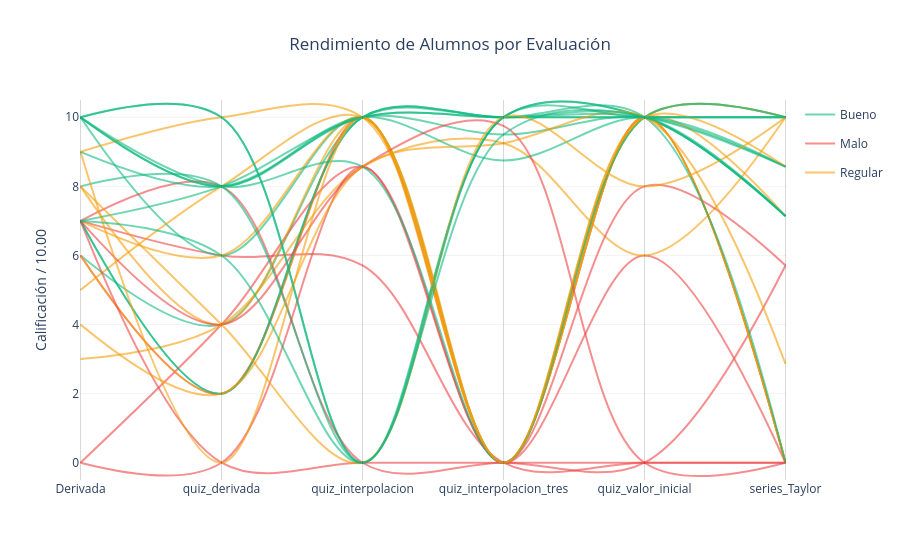

Here is the notebook cell this chart was saved with:
### Code cell
def clasificar_alumno(valor):
    if valor >= 7.0:
        return 'Bueno', '#10b981'  
    elif valor >= 5.0:
        return 'Regular', '#f59e0b'
    else:
        return 'Malo', '#ef4444'  

df_final[['Clasificacion', 'Color']] = df_final.apply(lambda row: pd.Series(clasificar_alumno(row['Promedio'])), axis=1)

fig1 = go.Figure()

leyendas_agregadas = {'Bueno': False, 'Regular': False, 'Malo': False}

for index, row in df_final.iterrows():
    categoria_actual = row['Clasificacion']
    
    mostrar_leyenda = not leyendas_agregadas[categoria_actual]
    if mostrar_leyenda:
        leyendas_agregadas[categoria_actual] = True

    fig1.add_trace(go.Scatter(
        x=categorias_tests,
        y=row[categorias_tests],
        mode='lines',
        line=dict(color=row['Color'], width=2, shape='spline'),
        opacity=0.6,
        name=categoria_actual, 
        legendgroup=categoria_actual, 
        showlegend=mostrar_leyenda,
        text=[f"<b>{row['Nombre Completo']}</b><br>Promedio: {row['Promedio']:.2f}<br>Clasificación: {row['Clasificacion']}"] * len(categorias_tests),
        hovertemplate="%{text}<br>%{x}: %{y:.2f}<extra></extra>"
    ))

for cat in categorias_tests:
    fig1.add_vline(x=cat, line_width=1, line_dash="solid", line_color="black", opacity=0.15)

fig1.update_layout(
    title='Rendimiento de Alumnos por Evaluación',
    title_x=0.5,
    yaxis=dict(
        title='Calificación / 10.00',
        range=[-0.5, 10.5], 
        gridcolor='rgba(200, 200, 200, 0.2)'
    ),
    plot_bgcolor='white',
    hovermode='closest'
)

fig1.show()

### Figure 1 — Plotly figure (JSON) as saved in the notebook; plotly's stock layout.template omitted (floating-point values rounded to 4 significant figures)
{"data": [{"hovertemplate": "%{text}<br>%{x}: %{y:.2f}<extra></extra>", "legendgroup": "Bueno", "line": {"color": "#10b981", "shape": "spline", "width": 2}, "mode": "lines", "name": "Bueno", "opacity": 0.6, "showlegend": true, "text": ["<b>SANDRA VIANEY ANTONIO ANTONIO</b><br>Promedio: 8.33<br>Clasificación: Bueno", "<b>SANDRA VIANEY ANTONIO ANTONIO</b><br>Promedio: 8.33<br>Clasificación: Bueno", "<b>SANDRA VIANEY ANTONIO ANTONIO</b><br>Promedio: 8.33<br>Clasificación: Bueno", "<b>SANDRA VIANEY ANTONIO ANTONIO</b><br>Promedio: 8.33<br>Clasificación: Bueno", "<b>SANDRA VIANEY ANTONIO ANTONIO</b><br>Promedio: 8.33<br>Clasificación: Bueno", "<b>SANDRA VIANEY ANTONIO ANTONIO</b><br>Promedio: 8.33<br>Clasificación: Bueno"], "type": "scatter", "x": ["Derivada", "quiz_derivada", "quiz_interpolacion", "quiz_interpolacion_tres", "quiz_valor_inicial", "series_Taylor"], "y": [6, 4, 10, 10, 10, 10]}, {"hovertemplate": "%{text}<br>%{x}: %{y:.2f}<extra></extra>", "legendgroup": "Bueno", "line": {"color": "#10b981", "shape": "spline", "width": 2}, "mode": "lines", "name": "Bueno", "opacity": 0.6, "showlegend": false, "text": ["<b>DANIELA ARANA LARA</b><br>Promedio: 7.86<br>Clasificación: Bueno", "<b>DANIELA ARANA LARA</b><br>Promedio: 7.86<br>Clasificación: Bueno", "<b>DANIELA ARANA LARA</b><br>Promedio: 7.86<br>Clasificación: Bueno", "<b>DANIELA ARANA LARA</b><br>Promedio: 7.86<br>Clasificación: Bueno", "<b>DANIELA ARANA LARA</b><br>Promedio: 7.86<br>Clasificación: Bueno", "<b>DANIELA ARANA LARA</b><br>Promedio: 7.86<br>Clasificación: Bueno"], "type": "scatter", "x": ["Derivada", "quiz_derivada", "quiz_interpolacion", "quiz_interpolacion_tres", "quiz_valor_inicial", "series_Taylor"], "y": [10, 10, 0, 10, 10, 7.14]}, {"hovertemplate": "%{text}<br>%{x}: %{y:.2f}<extra></extra>", "legendgroup": "Bueno", "line": {"color": "#10b981", "shape": "spline", "width": 2}, "mode": "lines", "name": "Bueno", "opacity": 0.6, "showlegend": false, "text": ["<b>GUADALUPE VIANEY CAMACHO CARBAJAL</b><br>Promedio: 9.35<br>Clasificación: Bueno", "<b>GUADALUPE VIANEY CAMACHO CARBAJAL</b><br>Promedio: 9.35<br>Clasificación: Bueno", "<b>GUADALUPE VIANEY CAMACHO CARBAJAL</b><br>Promedio: 9.35<br>Clasificación: Bueno", "<b>GUADALUPE VIANEY CAMACHO CARBAJAL</b><br>Promedio: 9.35<br>Clasificación: Bueno", "<b>GUADALUPE VIANEY CAMACHO CARBAJAL</b><br>Promedio: 9.35<br>Clasificación: Bueno", "<b>GUADALUPE VIANEY CAMACHO CARBAJAL</b><br>Promedio: 9.35<br>Clasificación: Bueno"], "type": "scatter", "x": ["Derivada", "quiz_derivada", "quiz_interpolacion", "quiz_interpolacion_tres", "quiz_valor_inicial", "series_Taylor"], "y": [10, 8, 10, 9.5, 10, 8.57]}, {"hovertemplate": "%{text}<br>%{x}: %{y:.2f}<extra></extra>", "legendgroup": "Malo", "line": {"color": "#ef4444", "shape": "spline", "width": 2}, "mode": "lines", "name": "Malo", "opacity": 0.6, "showlegend": true, "text": ["<b>VALERIA CARMONA RODRIGUEZ</b><br>Promedio: 3.12<br>Clasificación: Malo", "<b>VALERIA CARMONA RODRIGUEZ</b><br>Promedio: 3.12<br>Clasificación: Malo", "<b>VALERIA CARMONA RODRIGUEZ</b><br>Promedio: 3.12<br>Clasificación: Malo", "<b>VALERIA CARMONA RODRIGUEZ</b><br>Promedio: 3.12<br>Clasificación: Malo", "<b>VALERIA CARMONA RODRIGUEZ</b><br>Promedio: 3.12<br>Clasificación: Malo", "<b>VALERIA CARMONA RODRIGUEZ</b><br>Promedio: 3.12<br>Clasificación: Malo"], "type": "scatter", "x": ["Derivada", "quiz_derivada", "quiz_interpolacion", "quiz_interpolacion_tres", "quiz_valor_inicial", "series_Taylor"], "y": [7, 6, 5.71, 0, 0, 0]}, {"hovertemplate": "%{text}<br>%{x}: %{y:.2f}<extra></extra>", "legendgroup": "Bueno", "line": {"color": "#10b981", "shape": "spline", "width": 2}, "mode": "lines", "name": "Bueno", "opacity": 0.6, "showlegend": false, "text": ["<b>DIEGO CORTES PEREZ</b><br>Promedio: 7.67<br>Clasificación: Bueno", "<b>DIEGO CORTES PEREZ</b><br>Promedio: 7.67<br>Clasificación: Bueno", "<b>DIEGO CORTES PEREZ</b><br>Promedio: 7.67<br>Clasificación: Bueno", "<b>DIEGO CORTES PEREZ</b><br>Promedio: 7.67<br>Clasificación: Bueno", "<b>DIEGO CORTES PEREZ</b><br>Promedio: 7.67<br>Clasificación: Bueno", "<b>DIEGO CORTES PEREZ</b><br>Promedio: 7.67<br>Clasificación: Bueno"], "type": "scatter", "x": ["Derivada", "quiz_derivada", "quiz_interpolacion", "quiz_interpolacion_tres", "quiz_valor_inicial", "series_Taylor"], "y": [10, 6, 10, 0, 10, 10]}, {"hovertemplate": "%{text}<br>%{x}: %{y:.2f}<extra></extra>", "legendgroup": "Regular", "line": {"color": "#f59e0b", "shape": "spline", "width": 2}, "mode": "lines", "name": "Regular", "opacity": 0.6, "showlegend": true, "text": ["<b>JADE DOMINIQUE DESTINOBLES HERNANDEZ</b><br>Promedio: 6.69<br>Clasificación: Regular", "<b>JADE DOMINIQUE DESTINOBLES HERNANDEZ</b><br>Promedio: 6.69<br>Clasificación: Regular", "<b>JADE DOMINIQUE DESTINOBLES HERNANDEZ</b><br>Promedio: 6.69<br>Clasificación: Regular", "<b>JADE DOMINIQUE DESTINOBLES HERNANDEZ</b><br>Promedio: 6.69<br>Clasificación: Regular", "<b>JADE DOMINIQUE DESTINOBLES HERNANDEZ</b><br>Promedio: 6.69<br>Clasificación: Regular", "<b>JADE DOMINIQUE DESTINOBLES HERNANDEZ</b><br>Promedio: 6.69<br>Clasificación: Regular"], "type": "scatter", "x": ["Derivada", "quiz_derivada", "quiz_interpolacion", "quiz_interpolacion_tres", "quiz_valor_inicial", "series_Taylor"], "y": [7, 6, 10, 0, 10, 7.14]}, {"hovertemplate": "%{text}<br>%{x}: %{y:.2f}<extra></extra>", "legendgroup": "Bueno", "line": {"color": "#10b981", "shape": "spline", "width": 2}, "mode": "lines", "name": "Bueno", "opacity": 0.6, "showlegend": false, "text": ["<b>NOE GONZALEZ IBAÑEZ</b><br>Promedio: 7.69<br>Clasificación: Bueno", "<b>NOE GONZALEZ IBAÑEZ</b><br>Promedio: 7.69<br>Clasificación: Bueno", "<b>NOE GONZALEZ IBAÑEZ</b><br>Promedio: 7.69<br>Clasificación: Bueno", "<b>NOE GONZALEZ IBAÑEZ</b><br>Promedio: 7.69<br>Clasificación: Bueno", "<b>NOE GONZALEZ IBAÑEZ</b><br>Promedio: 7.69<br>Clasificación: Bueno", "<b>NOE GONZALEZ IBAÑEZ</b><br>Promedio: 7.69<br>Clasificación: Bueno"], "type": "scatter", "x": ["Derivada", "quiz_derivada", "quiz_interpolacion", "quiz_interpolacion_tres", "quiz_valor_inicial", "series_Taylor"], "y": [7, 2, 10, 10, 10, 7.14]}, {"hovertemplate": "%{text}<br>%{x}: %{y:.2f}<extra></extra>", "legendgroup": "Regular", "line": {"color": "#f59e0b", "shape": "spline", "width": 2}, "mode": "lines", "name": "Regular", "opacity": 0.6, "showlegend": false, "text": ["<b>JOSELIN GONZALEZ RAMIREZ</b><br>Promedio: 6.50<br>Clasificación: Regular", "<b>JOSELIN GONZALEZ RAMIREZ</b><br>Promedio: 6.50<br>Clasificación: Regular", "<b>JOSELIN GONZALEZ RAMIREZ</b><br>Promedio: 6.50<br>Clasificación: Regular", "<b>JOSELIN GONZALEZ RAMIREZ</b><br>Promedio: 6.50<br>Clasificación: Regular", "<b>JOSELIN GONZALEZ RAMIREZ</b><br>Promedio: 6.50<br>Clasificación: Regular", "<b>JOSELIN GONZALEZ RAMIREZ</b><br>Promedio: 6.50<br>Clasificación: Regular"], "type": "scatter", "x": ["Derivada", "quiz_derivada", "quiz_interpolacion", "quiz_interpolacion_tres", "quiz_valor_inicial", "series_Taylor"], "y": [9, 10, 10, 0, 10, 0]}, {"hovertemplate": "%{text}<br>%{x}: %{y:.2f}<extra></extra>", "legendgroup": "Malo", "line": {"color": "#ef4444", "shape": "spline", "width": 2}, "mode": "lines", "name": "Malo", "opacity": 0.6, "showlegend": false, "text": ["<b>DAVID YAZAO GORDILLO ARREDONDO</b><br>Promedio: 3.10<br>Clasificación: Malo", "<b>DAVID YAZAO GORDILLO ARREDONDO</b><br>Promedio: 3.10<br>Clasificación: Malo", "<b>DAVID YAZAO GORDILLO ARREDONDO</b><br>Promedio: 3.10<br>Clasificación: Malo", "<b>DAVID YAZAO GORDILLO ARREDONDO</b><br>Promedio: 3.10<br>Clasificación: Malo", "<b>DAVID YAZAO GORDILLO ARREDONDO</b><br>Promedio: 3.10<br>Clasificación: Malo", "<b>DAVID YAZAO GORDILLO ARREDONDO</b><br>Promedio: 3.10<br>Clasificación: Malo"], "type": "scatter", "x": ["Derivada", "quiz_derivada", "quiz_interpolacion", "quiz_interpolacion_tres", "quiz_valor_inicial", "series_Taylor"], "y": [0, 4, 8.57, 0, 6, 0]}, {"hovertemplate": "%{text}<br>%{x}: %{y:.2f}<extra></extra>", "legendgroup": "Regular", "line": {"color": "#f59e0b", "shape": "spline", "width": 2}, "mode": "lines", "name": "Regular", "opacity": 0.6, "showlegend": false, "text": ["<b>LUNA HERNANDEZ CERNA</b><br>Promedio: 6.80<br>Clasificación: Regular", "<b>LUNA HERNANDEZ CERNA</b><br>Promedio: 6.80<br>Clasificación: Regular", "<b>LUNA HERNANDEZ CERNA</b><br>Promedio: 6.80<br>Clasificación: Regular", "<b>LUNA HERNANDEZ CERNA</b><br>Promedio: 6.80<br>Clasificación: Regular", "<b>LUNA HERNANDEZ CERNA</b><br>Promedio: 6.80<br>Clasificación: Regular", "<b>LUNA HERNANDEZ CERNA</b><br>Promedio: 6.80<br>Clasificación: Regular"], "type": "scatter", "x": ["Derivada", "quiz_derivada", "quiz_interpolacion", "quiz_interpolacion_tres", "quiz_valor_inicial", "series_Taylor"], "y": [3, 4, 8.57, 9.25, 6, 10]}, {"hovertemplate": "%{text}<br>%{x}: %{y:.2f}<extra></extra>", "legendgroup": "Malo", "line": {"color": "#ef4444", "shape": "spline", "width": 2}, "mode": "lines", "name": "Malo", "opacity": 0.6, "showlegend": false, "text": ["<b>DAVID ANTONIO HERNANDEZ OLVERA</b><br>Promedio: 4.67<br>Clasificación: Malo", "<b>DAVID ANTONIO HERNANDEZ OLVERA</b><br>Promedio: 4.67<br>Clasificación: Malo", "<b>DAVID ANTONIO HERNANDEZ OLVERA</b><br>Promedio: 4.67<br>Clasificación: Malo", "<b>DAVID ANTONIO HERNANDEZ OLVERA</b><br>Promedio: 4.67<br>Clasificación: Malo", "<b>DAVID ANTONIO HERNANDEZ OLVERA</b><br>Promedio: 4.67<br>Clasificación: Malo", "<b>DAVID ANTONIO HERNANDEZ OLVERA</b><br>Promedio: 4.67<br>Clasificación: Malo"], "type": "scatter", "x": ["Derivada", "quiz_derivada", "quiz_interpolacion", "quiz_interpolacion_tres", "quiz_valor_inicial", "series_Taylor"], "y": [6, 2, 10, 0, 10, 0]}, {"hovertemplate": "%{text}<br>%{x}: %{y:.2f}<extra></extra>", "legendgroup": "Regular", "line": {"color": "#f59e0b", "shape": "spline", "width": 2}, "mode": "lines", "name": "Regular", "opacity": 0.6, "showlegend": false, "text": ["<b>SALVADOR HERNANDEZ RAMIREZ</b><br>Promedio: 6.33<br>Clasificación: Regular", "<b>SALVADOR HERNANDEZ RAMIREZ</b><br>Promedio: 6.33<br>Clasificación: Regular", "<b>SALVADOR HERNANDEZ RAMIREZ</b><br>Promedio: 6.33<br>Clasificación: Regular", "<b>SALVADOR HERNANDEZ RAMIREZ</b><br>Promedio: 6.33<br>Clasificación: Regular", "<b>SALVADOR HERNANDEZ RAMIREZ</b><br>Promedio: 6.33<br>Clasificación: Regular", "<b>SALVADOR HERNANDEZ RAMIREZ</b><br>Promedio: 6.33<br>Clasificación: Regular"], "type": "scatter", "x": ["Derivada", "quiz_derivada", "quiz_interpolacion", "quiz_interpolacion_tres", "quiz_valor_inicial", "series_Taylor"], "y": [6, 2, 10, 0, 10, 10]}, {"hovertemplate": "%{text}<br>%{x}: %{y:.2f}<extra></extra>", "legendgroup": "Malo", "line": {"color": "#ef4444", "shape": "spline", "width": 2}, "mode": "lines", "name": "Malo", "opacity": 0.6, "showlegend": false, "text": ["<b>DANIEL HERNANDEZ TORRES</b><br>Promedio: 3.45<br>Clasificación: Malo", "<b>DANIEL HERNANDEZ TORRES</b><br>Promedio: 3.45<br>Clasificación: Malo", "<b>DANIEL HERNANDEZ TORRES</b><br>Promedio: 3.45<br>Clasificación: Malo", "<b>DANIEL HERNANDEZ TORRES</b><br>Promedio: 3.45<br>Clasificación: Malo", "<b>DANIEL HERNANDEZ TORRES</b><br>Promedio: 3.45<br>Clasificación: Malo", "<b>DANIEL HERNANDEZ TORRES</b><br>Promedio: 3.45<br>Clasificación: Malo"], "type": "scatter", "x": ["Derivada", "quiz_derivada", "quiz_interpolacion", "quiz_interpolacion_tres", "quiz_valor_inicial", "series_Taylor"], "y": [7, 8, 0, 0, 0, 5.71]}, {"hovertemplate": "%{text}<br>%{x}: %{y:.2f}<extra></extra>", "legendgroup": "Bueno", "line": {"color": "#10b981", "shape": "spline", "width": 2}, "mode": "lines", "name": "Bueno", "opacity": 0.6, "showlegend": false, "text": ["<b>IZAC ELEZBAN IBAÑEZ SILVA</b><br>Promedio: 7.19<br>Clasificación: Bueno", "<b>IZAC ELEZBAN IBAÑEZ SILVA</b><br>Promedio: 7.19<br>Clasificación: Bueno", "<b>IZAC ELEZBAN IBAÑEZ SILVA</b><br>Promedio: 7.19<br>Clasificación: Bueno", "<b>IZAC ELEZBAN IBAÑEZ SILVA</b><br>Promedio: 7.19<br>Clasificación: Bueno", "<b>IZAC ELEZBAN IBAÑEZ SILVA</b><br>Promedio: 7.19<br>Clasificación: Bueno", "<b>IZAC ELEZBAN IBAÑEZ SILVA</b><br>Promedio: 7.19<br>Clasificación: Bueno"], "type": "scatter", "x": ["Derivada", "quiz_derivada", "quiz_interpolacion", "quiz_interpolacion_tres", "quiz_valor_inicial", "series_Taylor"], "y": [8, 8, 0, 10, 10, 7.14]}, {"hovertemplate": "%{text}<br>%{x}: %{y:.2f}<extra></extra>", "legendgroup": "Malo", "line": {"color": "#ef4444", "shape": "spline", "width": 2}, "mode": "lines", "name": "Malo", "opacity": 0.6, "showlegend": false, "text": ["<b>DIEGO LIZALDE GALINDO</b><br>Promedio: 3.71<br>Clasificación: Malo", "<b>DIEGO LIZALDE GALINDO</b><br>Promedio: 3.71<br>Clasificación: Malo", "<b>DIEGO LIZALDE GALINDO</b><br>Promedio: 3.71<br>Clasificación: Malo", "<b>DIEGO LIZALDE GALINDO</b><br>Promedio: 3.71<br>Clasificación: Malo", "<b>DIEGO LIZALDE GALINDO</b><br>Promedio: 3.71<br>Clasificación: Malo", "<b>DIEGO LIZALDE GALINDO</b><br>Promedio: 3.71<br>Clasificación: Malo"], "type": "scatter", "x": ["Derivada", "quiz_derivada", "quiz_interpolacion", "quiz_interpolacion_tres", "quiz_valor_inicial", "series_Taylor"], "y": [0, 0, 8.57, 0, 8, 5.71]}, {"hovertemplate": "%{text}<br>%{x}: %{y:.2f}<extra></extra>", "legendgroup": "Regular", "line": {"color": "#f59e0b", "shape": "spline", "width": 2}, "mode": "lines", "name": "Regular", "opacity": 0.6, "showlegend": false, "text": ["<b>ISMAEL LUNA GARCIA</b><br>Promedio: 5.50<br>Clasificación: Regular", "<b>ISMAEL LUNA GARCIA</b><br>Promedio: 5.50<br>Clasificación: Regular", "<b>ISMAEL LUNA GARCIA</b><br>Promedio: 5.50<br>Clasificación: Regular", "<b>ISMAEL LUNA GARCIA</b><br>Promedio: 5.50<br>Clasificación: Regular", "<b>ISMAEL LUNA GARCIA</b><br>Promedio: 5.50<br>Clasificación: Regular", "<b>ISMAEL LUNA GARCIA</b><br>Promedio: 5.50<br>Clasificación: Regular"], "type": "scatter", "x": ["Derivada", "quiz_derivada", "quiz_interpolacion", "quiz_interpolacion_tres", "quiz_valor_inicial", "series_Taylor"], "y": [5, 8, 10, 0, 10, 0]}, {"hovertemplate": "%{text}<br>%{x}: %{y:.2f}<extra></extra>", "legendgroup": "Regular", "line": {"color": "#f59e0b", "shape": "spline", "width": 2}, "mode": "lines", "name": "Regular", "opacity": 0.6, "showlegend": false, "text": ["<b>HILDA ELIS MENDEZ PERALES</b><br>Promedio: 5.33<br>Clasificación: Regular", "<b>HILDA ELIS MENDEZ PERALES</b><br>Promedio: 5.33<br>Clasificación: Regular", "<b>HILDA ELIS MENDEZ PERALES</b><br>Promedio: 5.33<br>Clasificación: Regular", "<b>HILDA ELIS MENDEZ PERALES</b><br>Promedio: 5.33<br>Clasificación: Regular", "<b>HILDA ELIS MENDEZ PERALES</b><br>Promedio: 5.33<br>Clasificación: Regular", "<b>HILDA ELIS MENDEZ PERALES</b><br>Promedio: 5.33<br>Clasificación: Regular"], "type": "scatter", "x": ["Derivada", "quiz_derivada", "quiz_interpolacion", "quiz_interpolacion_tres", "quiz_valor_inicial", "series_Taylor"], "y": [8, 4, 10, 0, 10, 0]}, {"hovertemplate": "%{text}<br>%{x}: %{y:.2f}<extra></extra>", "legendgroup": "Bueno", "line": {"color": "#10b981", "shape": "spline", "width": 2}, "mode": "lines", "name": "Bueno", "opacity": 0.6, "showlegend": false, "text": ["<b>VANESSA ELENA MONDRAGON ALFARO</b><br>Promedio: 7.76<br>Clasificación: Bueno", "<b>VANESSA ELENA MONDRAGON ALFARO</b><br>Promedio: 7.76<br>Clasificación: Bueno", "<b>VANESSA ELENA MONDRAGON ALFARO</b><br>Promedio: 7.76<br>Clasificación: Bueno", "<b>VANESSA ELENA MONDRAGON ALFARO</b><br>Promedio: 7.76<br>Clasificación: Bueno", "<b>VANESSA ELENA MONDRAGON ALFARO</b><br>Promedio: 7.76<br>Clasificación: Bueno", "<b>VANESSA ELENA MONDRAGON ALFARO</b><br>Promedio: 7.76<br>Clasificación: Bueno"], "type": "scatter", "x": ["Derivada", "quiz_derivada", "quiz_interpolacion", "quiz_interpolacion_tres", "quiz_valor_inicial", "series_Taylor"], "y": [10, 8, 8.57, 0, 10, 10]}, {"hovertemplate": "%{text}<br>%{x}: %{y:.2f}<extra></extra>", "legendgroup": "Malo", "line": {"color": "#ef4444", "shape": "spline", "width": 2}, "mode": "lines", "name": "Malo", "opacity": 0.6, "showlegend": false, "text": ["<b>DAFNE BRISEIRY MORALES RODRIGUEZ</b><br>Promedio: 1.17<br>Clasificación: Malo", "<b>DAFNE BRISEIRY MORALES RODRIGUEZ</b><br>Promedio: 1.17<br>Clasificación: Malo", "<b>DAFNE BRISEIRY MORALES RODRIGUEZ</b><br>Promedio: 1.17<br>Clasificación: Malo", "<b>DAFNE BRISEIRY MORALES RODRIGUEZ</b><br>Promedio: 1.17<br>Clasificación: Malo", "<b>DAFNE BRISEIRY MORALES RODRIGUEZ</b><br>Promedio: 1.17<br>Clasificación: Malo", "<b>DAFNE BRISEIRY MORALES RODRIGUEZ</b><br>Promedio: 1.17<br>Clasificación: Malo"], "type": "scatter", "x": ["Derivada", "quiz_derivada", "quiz_interpolacion", "quiz_interpolacion_tres", "quiz_valor_inicial", "series_Taylor"], "y": [7, 0, 0, 0, 0, 0]}, {"hovertemplate": "%{text}<br>%{x}: %{y:.2f}<extra></extra>", "legendgroup": "Bueno", "line": {"color": "#10b981", "shape": "spline", "width": 2}, "mode": "lines", "name": "Bueno", "opacity": 0.6, "showlegend": false, "text": ["<b>CITLALLI YUNUHEN PEREZ HERNANDEZ</b><br>Promedio: 7.50<br>Clasificación: Bueno", "<b>CITLALLI YUNUHEN PEREZ HERNANDEZ</b><br>Promedio: 7.50<br>Clasificación: Bueno", "<b>CITLALLI YUNUHEN PEREZ HERNANDEZ</b><br>Promedio: 7.50<br>Clasificación: Bueno", "<b>CITLALLI YUNUHEN PEREZ HERNANDEZ</b><br>Promedio: 7.50<br>Clasificación: Bueno", "<b>CITLALLI YUNUHEN PEREZ HERNANDEZ</b><br>Promedio: 7.50<br>Clasificación: Bueno", "<b>CITLALLI YUNUHEN PEREZ HERNANDEZ</b><br>Promedio: 7.50<br>Clasificación: Bueno"], "type": "scatter", "x": ["Derivada", "quiz_derivada", "quiz_interpolacion", "quiz_interpolacion_tres", "quiz_valor_inicial", "series_Taylor"], "y": [7, 8, 10, 10, 10, 0]}, {"hovertemplate": "%{text}<br>%{x}: %{y:.2f}<extra></extra>", "legendgroup": "Bueno", "line": {"color": "#10b981", "shape": "spline", "width": 2}, "mode": "lines", "name": "Bueno", "opacity": 0.6, "showlegend": false, "text": ["<b>MAYRYM PEREZVARGAS MEDINA</b><br>Promedio: 9.22<br>Clasificación: Bueno", "<b>MAYRYM PEREZVARGAS MEDINA</b><br>Promedio: 9.22<br>Clasificación: Bueno", "<b>MAYRYM PEREZVARGAS MEDINA</b><br>Promedio: 9.22<br>Clasificación: Bueno", "<b>MAYRYM PEREZVARGAS MEDINA</b><br>Promedio: 9.22<br>Clasificación: Bueno", "<b>MAYRYM PEREZVARGAS MEDINA</b><br>Promedio: 9.22<br>Clasificación: Bueno", "<b>MAYRYM PEREZVARGAS MEDINA</b><br>Promedio: 9.22<br>Clasificación: Bueno"], "type": "scatter", "x": ["Derivada", "quiz_derivada", "quiz_interpolacion", "quiz_interpolacion_tres", "quiz_valor_inicial", "series_Taylor"], "y": [10, 8, 10, 8.75, 10, 8.57]}, {"hovertemplate": "%{text}<br>%{x}: %{y:.2f}<extra></extra>", "legendgroup": "Bueno", "line": {"color": "#10b981", "shape": "spline", "width": 2}, "mode": "lines", "name": "Bueno", "opacity": 0.6, "showlegend": false, "text": ["<b>LAURA ANGELICA RAMOS HUERTA</b><br>Promedio: 8.17<br>Clasificación: Bueno", "<b>LAURA ANGELICA RAMOS HUERTA</b><br>Promedio: 8.17<br>Clasificación: Bueno", "<b>LAURA ANGELICA RAMOS HUERTA</b><br>Promedio: 8.17<br>Clasificación: Bueno", "<b>LAURA ANGELICA RAMOS HUERTA</b><br>Promedio: 8.17<br>Clasificación: Bueno", "<b>LAURA ANGELICA RAMOS HUERTA</b><br>Promedio: 8.17<br>Clasificación: Bueno", "<b>LAURA ANGELICA RAMOS HUERTA</b><br>Promedio: 8.17<br>Clasificación: Bueno"], "type": "scatter", "x": ["Derivada", "quiz_derivada", "quiz_interpolacion", "quiz_interpolacion_tres", "quiz_valor_inicial", "series_Taylor"], "y": [7, 2, 10, 10, 10, 10]}, {"hovertemplate": "%{text}<br>%{x}: %{y:.2f}<extra></extra>", "legendgroup": "Malo", "line": {"color": "#ef4444", "shape": "spline", "width": 2}, "mode": "lines", "name": "Malo", "opacity": 0.6, "showlegend": false, "text": ["<b>LESLI RUIZ MENDEZ</b><br>Promedio: 4.89<br>Clasificación: Malo", "<b>LESLI RUIZ MENDEZ</b><br>Promedio: 4.89<br>Clasificación: Malo", "<b>LESLI RUIZ MENDEZ</b><br>Promedio: 4.89<br>Clasificación: Malo", "<b>LESLI RUIZ MENDEZ</b><br>Promedio: 4.89<br>Clasificación: Malo", "<b>LESLI RUIZ MENDEZ</b><br>Promedio: 4.89<br>Clasificación: Malo", "<b>LESLI RUIZ MENDEZ</b><br>Promedio: 4.89<br>Clasificación: Malo"], "type": "scatter", "x": ["Derivada", "quiz_derivada", "quiz_interpolacion", "quiz_interpolacion_tres", "quiz_valor_inicial", "series_Taylor"], "y": [7, 4, 8.57, 9.75, 0, 0]}, {"hovertemplate": "%{text}<br>%{x}: %{y:.2f}<extra></extra>", "legendgroup": "Regular", "line": {"color": "#f59e0b", "shape": "spline", "width": 2}, "mode": "lines", "name": "Regular", "opacity": 0.6, "showlegend": false, "text": ["<b>ERIKA GABRIELA SANTIAGO GARCIA</b><br>Promedio: 6.11<br>Clasificación: Regular", "<b>ERIKA GABRIELA SANTIAGO GARCIA</b><br>Promedio: 6.11<br>Clasificación: Regular", "<b>ERIKA GABRIELA SANTIAGO GARCIA</b><br>Promedio: 6.11<br>Clasificación: Regular", "<b>ERIKA GABRIELA SANTIAGO GARCIA</b><br>Promedio: 6.11<br>Clasificación: Regular", "<b>ERIKA GABRIELA SANTIAGO GARCIA</b><br>Promedio: 6.11<br>Clasificación: Regular", "<b>ERIKA GABRIELA SANTIAGO GARCIA</b><br>Promedio: 6.11<br>Clasificación: Regular"], "type": "scatter", "x": ["Derivada", "quiz_derivada", "quiz_interpolacion", "quiz_interpolacion_tres", "quiz_valor_inicial", "series_Taylor"], "y": [4, 2, 8.57, 9.25, 10, 2.86]}, {"hovertemplate": "%{text}<br>%{x}: %{y:.2f}<extra></extra>", "legendgroup": "Regular", "line": {"color": "#f59e0b", "shape": "spline", "width": 2}, "mode": "lines", "name": "Regular", "opacity": 0.6, "showlegend": false, "text": ["<b>DALIA MAYTE SANTIAGO NAVARRETE</b><br>Promedio: 6.26<br>Clasificación: Regular", "<b>DALIA MAYTE SANTIAGO NAVARRETE</b><br>Promedio: 6.26<br>Clasificación: Regular", "<b>DALIA MAYTE SANTIAGO NAVARRETE</b><br>Promedio: 6.26<br>Clasificación: Regular", "<b>DALIA MAYTE SANTIAGO NAVARRETE</b><br>Promedio: 6.26<br>Clasificación: Regular", "<b>DALIA MAYTE SANTIAGO NAVARRETE</b><br>Promedio: 6.26<br>Clasificación: Regular", "<b>DALIA MAYTE SANTIAGO NAVARRETE</b><br>Promedio: 6.26<br>Clasificación: Regular"], "type": "scatter", "x": ["Derivada", "quiz_derivada", "quiz_interpolacion", "quiz_interpolacion_tres", "quiz_valor_inicial", "series_Taylor"], "y": [9, 0, 10, 0, 10, 8.57]}, {"hovertemplate": "%{text}<br>%{x}: %{y:.2f}<extra></extra>", "legendgroup": "Bueno", "line": {"color": "#10b981", "shape": "spline", "width": 2}, "mode": "lines", "name": "Bueno", "opacity": 0.6, "showlegend": false, "text": ["<b>KEYLANI SOTO GODINEZ</b><br>Promedio: 9.26<br>Clasificación: Bueno", "<b>KEYLANI SOTO GODINEZ</b><br>Promedio: 9.26<br>Clasificación: Bueno", "<b>KEYLANI SOTO GODINEZ</b><br>Promedio: 9.26<br>Clasificación: Bueno", "<b>KEYLANI SOTO GODINEZ</b><br>Promedio: 9.26<br>Clasificación: Bueno", "<b>KEYLANI SOTO GODINEZ</b><br>Promedio: 9.26<br>Clasificación: Bueno", "<b>KEYLANI SOTO GODINEZ</b><br>Promedio: 9.26<br>Clasificación: Bueno"], "type": "scatter", "x": ["Derivada", "quiz_derivada", "quiz_interpolacion", "quiz_interpolacion_tres", "quiz_valor_inicial", "series_Taylor"], "y": [9, 8, 10, 10, 10, 8.57]}, {"hovertemplate": "%{text}<br>%{x}: %{y:.2f}<extra></extra>", "legendgroup": "Regular", "line": {"color": "#f59e0b", "shape": "spline", "width": 2}, "mode": "lines", "name": "Regular", "opacity": 0.6, "showlegend": false, "text": ["<b>JOAQUIN LEONARDO SUAREZ AGUILAR</b><br>Promedio: 6.67<br>Clasificación: Regular", "<b>JOAQUIN LEONARDO SUAREZ AGUILAR</b><br>Promedio: 6.67<br>Clasificación: Regular", "<b>JOAQUIN LEONARDO SUAREZ AGUILAR</b><br>Promedio: 6.67<br>Clasificación: Regular", "<b>JOAQUIN LEONARDO SUAREZ AGUILAR</b><br>Promedio: 6.67<br>Clasificación: Regular", "<b>JOAQUIN LEONARDO SUAREZ AGUILAR</b><br>Promedio: 6.67<br>Clasificación: Regular", "<b>JOAQUIN LEONARDO SUAREZ AGUILAR</b><br>Promedio: 6.67<br>Clasificación: Regular"], "type": "scatter", "x": ["Derivada", "quiz_derivada", "quiz_interpolacion", "quiz_interpolacion_tres", "quiz_valor_inicial", "series_Taylor"], "y": [8, 4, 0, 10, 8, 10]}, {"hovertemplate": "%{text}<br>%{x}: %{y:.2f}<extra></extra>", "legendgroup": "Bueno", "line": {"color": "#10b981", "shape": "spline", "width": 2}, "mode": "lines", "name": "Bueno", "opacity": 0.6, "showlegend": false, "text": ["<b>ALVARO JULIAN TOVAR RAMIREZ</b><br>Promedio: 7.77<br>Clasificación: Bueno", "<b>ALVARO JULIAN TOVAR RAMIREZ</b><br>Promedio: 7.77<br>Clasificación: Bueno", "<b>ALVARO JULIAN TOVAR RAMIREZ</b><br>Promedio: 7.77<br>Clasificación: Bueno", "<b>ALVARO JULIAN TOVAR RAMIREZ</b><br>Promedio: 7.77<br>Clasificación: Bueno", "<b>ALVARO JULIAN TOVAR RAMIREZ</b><br>Promedio: 7.77<br>Clasificación: Bueno", "<b>ALVARO JULIAN TOVAR RAMIREZ</b><br>Promedio: 7.77<br>Clasificación: Bueno"], "type": "scatter", "x": ["Derivada", "quiz_derivada", "quiz_interpolacion", "quiz_interpolacion_tres", "quiz_valor_inicial", "series_Taylor"], "y": [10, 10, 0, 9.5, 10, 7.14]}, {"hovertemplate": "%{text}<br>%{x}: %{y:.2f}<extra></extra>", "legendgroup": "Bueno", "line": {"color": "#10b981", "shape": "spline", "width": 2}, "mode": "lines", "name": "Bueno", "opacity": 0.6, "showlegend": false, "text": ["<b>VANESSA MONTSERRAT ZAMORA VILCHIS</b><br>Promedio: 7.17<br>Clasificación: Bueno", "<b>VANESSA MONTSERRAT ZAMORA VILCHIS</b><br>Promedio: 7.17<br>Clasificación: Bueno", "<b>VANESSA MONTSERRAT ZAMORA VILCHIS</b><br>Promedio: 7.17<br>Clasificación: Bueno", "<b>VANESSA MONTSERRAT ZAMORA VILCHIS</b><br>Promedio: 7.17<br>Clasificación: Bueno", "<b>VANESSA MONTSERRAT ZAMORA VILCHIS</b><br>Promedio: 7.17<br>Clasificación: Bueno", "<b>VANESSA MONTSERRAT ZAMORA VILCHIS</b><br>Promedio: 7.17<br>Clasificación: Bueno"], "type": "scatter", "x": ["Derivada", "quiz_derivada", "quiz_interpolacion", "quiz_interpolacion_tres", "quiz_valor_inicial", "series_Taylor"], "y": [7, 6, 0, 10, 10, 10]}], "layout": {"hovermode": "closest", "plot_bgcolor": "white", "shapes": [{"line": {"color": "black", "dash": "solid", "width": 1}, "opacity": 0.15, "type": "line", "x0": "Derivada", "x1": "Derivada", "xref": "x", "y0": 0, "y1": 1, "yref": "y domain"}, {"line": {"color": "black", "dash": "solid", "width": 1}, "opacity": 0.15, "type": "line", "x0": "quiz_derivada", "x1": "quiz_derivada", "xref": "x", "y0": 0, "y1": 1, "yref": "y domain"}, {"line": {"color": "black", "dash": "solid", "width": 1}, "opacity": 0.15, "type": "line", "x0": "quiz_interpolacion", "x1": "quiz_interpolacion", "xref": "x", "y0": 0, "y1": 1, "yref": "y domain"}, {"line": {"color": "black", "dash": "solid", "width": 1}, "opacity": 0.15, "type": "line", "x0": "quiz_interpolacion_tres", "x1": "quiz_interpolacion_tres", "xref": "x", "y0": 0, "y1": 1, "yref": "y domain"}, {"line": {"color": "black", "dash": "solid", "width": 1}, "opacity": 0.15, "type": "line", "x0": "quiz_valor_inicial", "x1": "quiz_valor_inicial", "xref": "x", "y0": 0, "y1": 1, "yref": "y domain"}, {"line": {"color": "black", "dash": "solid", "width": 1}, "opacity": 0.15, "type": "line", "x0": "series_Taylor", "x1": "series_Taylor", "xref": "x", "y0": 0, "y1": 1, "yref": "y domain"}], "title": {"text": "Rendimiento de Alumnos por Evaluación", "x": 0.5}, "yaxis": {"gridcolor": "rgba(200, 200, 200, 0.2)", "range": [-0.5, 10.5], "title": {"text": "Calificación / 10.00"}}}}
